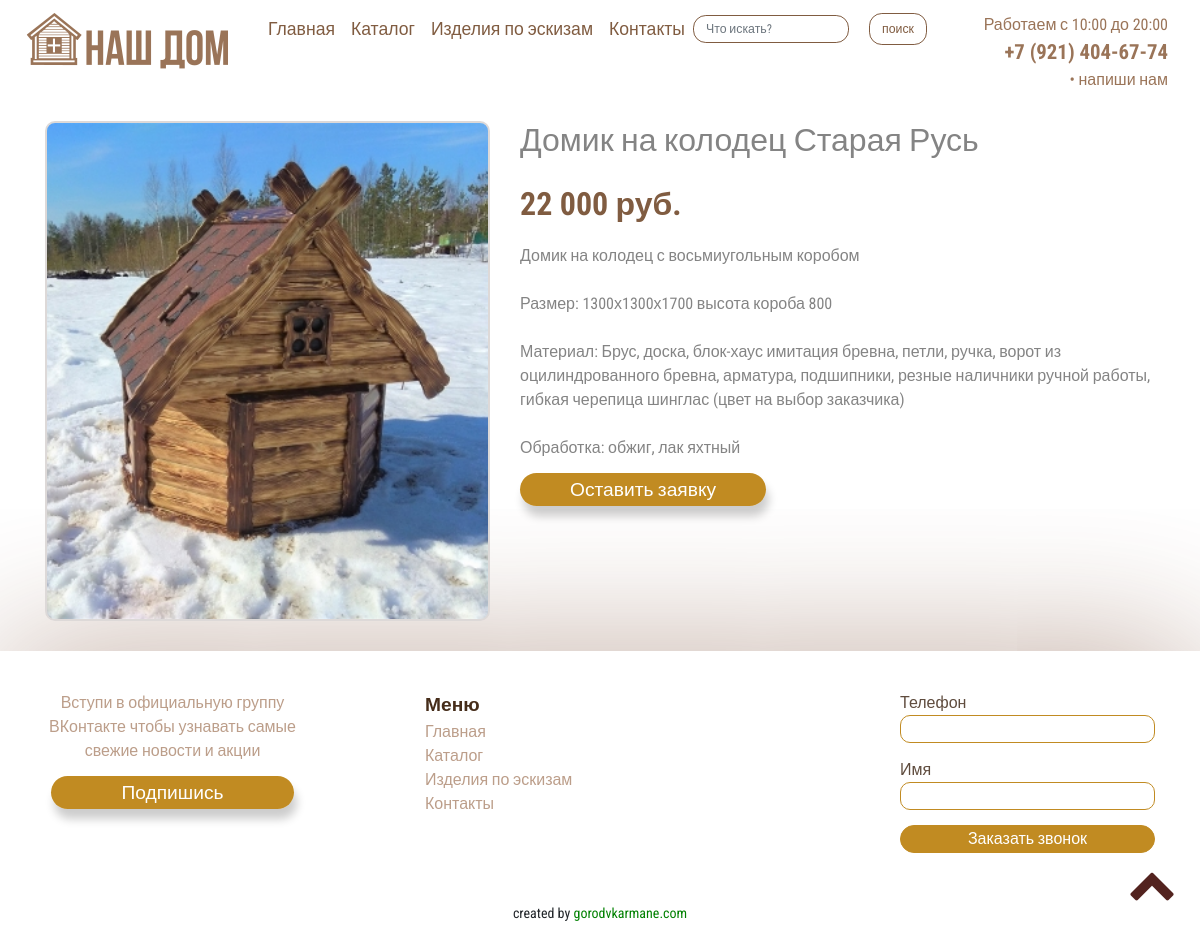
Screenshot of /product.php?id=1 with the database file from the repository.
### tables this page shows
CREATE TABLE IF NOT EXISTS `product` (
  `id` int(11) NOT NULL AUTO_INCREMENT,
  `name` varchar(255) NOT NULL,
  `category` int(11) NOT NULL,
  `img` varchar(255) NOT NULL,
  `price` varchar(255) NOT NULL,
  `sale_price` varchar(255) NOT NULL,
  `mini_description` varchar(255) NOT NULL,
  `description` text NOT NULL,
  `recommend` varchar(255) NOT NULL,
  `int_price` int(11) NOT NULL DEFAULT '0',
  PRIMARY KEY (`id`)
);

### product.php (the view, shortened to what this page needs)
<?php include "header.php"; ?>
<?php
	$id = $_GET["id"];
 ?>
	<div class="block-otovare">
		<div class="container">
			<div class="row">
				<?php
	              $result = mysqli_query($link,"SELECT * FROM product WHERE id='$id'");
	              if (mysqli_num_rows($result) > 0) {
	                while ($row = mysqli_fetch_assoc($result)) {
	                  echo '
	                    <div class="col-lg-5">
							<div class="block-otovare__img'.$row["id"].'">
								<style>
			                		.block-otovare__img'.$row["id"].' {
				                		background: url("../images/'.$row["img"].'.jpg") no-repeat center;
				                		min-height: 500px;
				                		background-size: cover;
				                		text-align: center;
									    border: 2px solid #ddd9d8;
									    border-radius: 10px;
									    margin-bottom: 30px;
			                		}
			                	</style>
							</div>
						</div>
						<div class="col-lg-7">
							<div class="block-otovare_name">
								<h2>'.$row["name"].'</h2>
							</div>
							<div class="block-otovare_sale_price">';
							echo '
							</div>
							<div class="block-otovare_price">
								<p>'.$row["price"].' руб.</p>
							</div>
							<div class="block-otovare_price_text">
							<p>'.$row["description"].'</p>
							</div>
							<div class="block-otovare-zayavka">
								<a data-toggle="modal" data-target="#exampleModal" href="">Оставить заявку</a>
							</div>
						</div>
	                  ';
	                };
	              } else {
	              	echo "Товар не найден :(";
	              }
	            ?>
			</div>
		</div>
	</div>
<?php include 'footer.php';?>

### css/main.css (style rules this page uses)
body { font-family: 'Roboto Condensed', sans-serif; font-size: 16px; margin: 0px; padding: 0px; }
.block-otovare-zayavka { margin-bottom: 50px; }
.block-otovare-zayavka a { font-size: 1.2rem; box-shadow: 3px 10px 10px rgba(0,0,0,0.2); padding-left: 50px; padding-right: 50px; padding-top: 5px; padding-bottom: 5px; background-color: #c18b22; border-radius: 20px; text-align: center; color: #fff; text-decoration: none; }
.block-otovare { color: #848484; min-height: 60vh; }
.block-otovare_name { font-size: 2em; }
.block-otovare_price { color: #805c41; font-weight: bold; font-size: 2em; }

### rows the page displays
product: name "Домик на колодец Старая Русь", price "22 000", description "Домик на колодец с восьмиугольным коробом Размер: 1300х1300х1700 высота короба 800 Материал: Брус, доска, блок-хаус имитация бревна, петли, ручка, ворот из оцилиндрованного бревна, арматура, подшипники, резные наличники ручной работы, гибкая черепица шинглас (цвет на выбор заказчика) Обработка: обжиг, лак яхтный"
